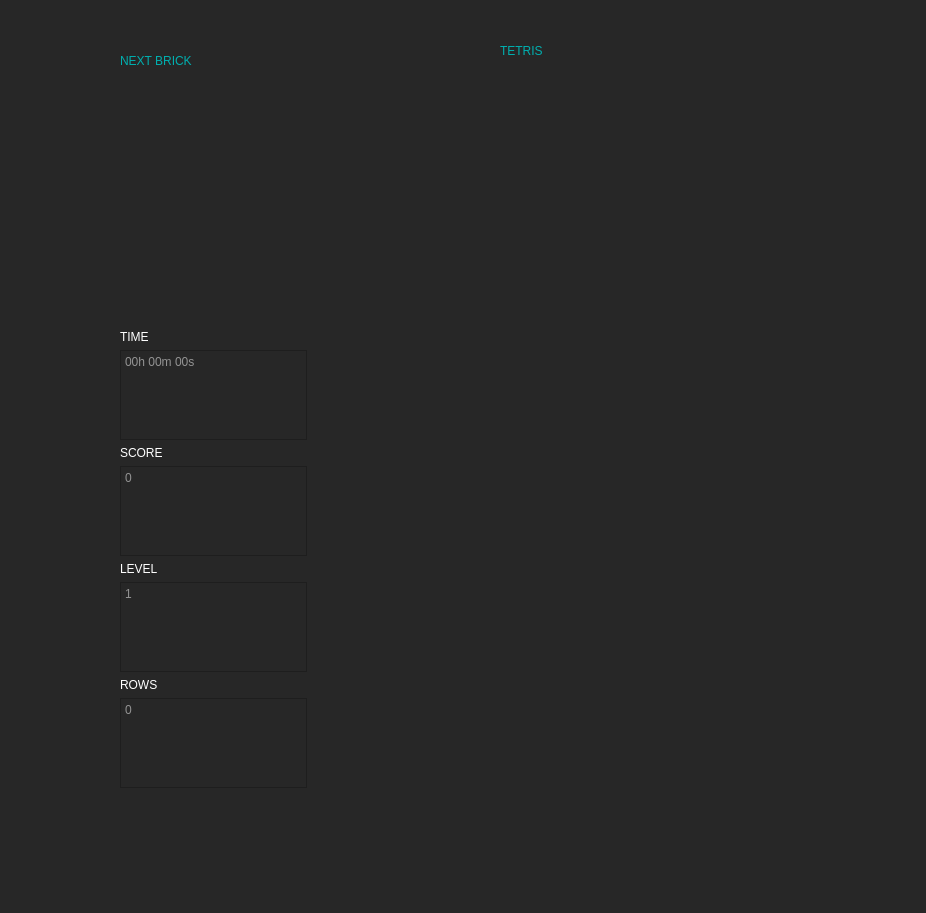
<?xml version="1.0" encoding="UTF-8"?>
<ui version="4.0">
 <class>GameBoard</class>
 <widget class="QMainWindow" name="GameBoard">
  <property name="geometry">
   <rect>
    <x>0</x>
    <y>0</y>
    <width>926</width>
    <height>913</height>
   </rect>
  </property>
  <property name="maximumSize">
   <size>
    <width>16777215</width>
    <height>16777215</height>
   </size>
  </property>
  <property name="mouseTracking">
   <bool>true</bool>
  </property>
  <property name="focusPolicy">
   <enum>Qt::WheelFocus</enum>
  </property>
  <property name="windowTitle">
   <string>MainWindow</string>
  </property>
  <property name="styleSheet">
   <string notr="true">background-color: rgb(39, 39, 39);</string>
  </property>
  <widget class="QWidget" name="centralwidget">
   <widget class="QTableWidget" name="BoardTableWidget">
    <property name="geometry">
     <rect>
      <x>400</x>
      <y>90</y>
      <width>391</width>
      <height>371</height>
     </rect>
    </property>
    <property name="sizePolicy">
     <sizepolicy hsizetype="Preferred" vsizetype="Preferred">
      <horstretch>0</horstretch>
      <verstretch>0</verstretch>
     </sizepolicy>
    </property>
    <property name="cursor" stdset="0">
     <cursorShape>ArrowCursor</cursorShape>
    </property>
    <property name="mouseTracking">
     <bool>false</bool>
    </property>
    <property name="focusPolicy">
     <enum>Qt::NoFocus</enum>
    </property>
    <property name="acceptDrops">
     <bool>true</bool>
    </property>
    <property name="styleSheet">
     <string notr="true">border: none;</string>
    </property>
    <property name="lineWidth">
     <number>0</number>
    </property>
    <property name="verticalScrollBarPolicy">
     <enum>Qt::ScrollBarAlwaysOff</enum>
    </property>
    <property name="horizontalScrollBarPolicy">
     <enum>Qt::ScrollBarAlwaysOff</enum>
    </property>
    <property name="sizeAdjustPolicy">
     <enum>QAbstractScrollArea::AdjustToContents</enum>
    </property>
    <property name="gridStyle">
     <enum>Qt::DashLine</enum>
    </property>
   </widget>
   <widget class="QWidget" name="gridLayoutWidget">
    <property name="geometry">
     <rect>
      <x>120</x>
      <y>330</y>
      <width>187</width>
      <height>458</height>
     </rect>
    </property>
    <layout class="QGridLayout" name="gameInformations" rowstretch="0,0,0,0,0,0,0,0">
     <property name="horizontalSpacing">
      <number>6</number>
     </property>
     <item row="3" column="0">
      <layout class="QHBoxLayout" name="horizontalLayout">
       <item>
        <widget class="QTextEdit" name="ScoreTextEdit">
         <property name="enabled">
          <bool>true</bool>
         </property>
         <property name="cursor" stdset="0">
          <cursorShape>IBeamCursor</cursorShape>
         </property>
         <property name="mouseTracking">
          <bool>true</bool>
         </property>
         <property name="styleSheet">
          <string notr="true">color: rgb(255, 255, 255);
font: 36pt &quot;Showcard Gothic&quot;;</string>
         </property>
         <property name="readOnly">
          <bool>true</bool>
         </property>
         <property name="placeholderText">
          <string>0</string>
         </property>
        </widget>
       </item>
      </layout>
     </item>
     <item row="7" column="0">
      <layout class="QHBoxLayout" name="horizontalLayout_4">
       <item>
        <widget class="QTextEdit" name="RowsTextEdit">
         <property name="enabled">
          <bool>true</bool>
         </property>
         <property name="cursor" stdset="0">
          <cursorShape>IBeamCursor</cursorShape>
         </property>
         <property name="mouseTracking">
          <bool>true</bool>
         </property>
         <property name="styleSheet">
          <string notr="true">font: 36pt &quot;Showcard Gothic&quot;;
color: rgb(255, 255, 255);</string>
         </property>
         <property name="readOnly">
          <bool>true</bool>
         </property>
         <property name="placeholderText">
          <string>0</string>
         </property>
        </widget>
       </item>
      </layout>
     </item>
     <item row="0" column="0">
      <widget class="QLabel" name="label_6">
       <property name="enabled">
        <bool>true</bool>
       </property>
       <property name="layoutDirection">
        <enum>Qt::LeftToRight</enum>
       </property>
       <property name="styleSheet">
        <string notr="true">color: rgb(255, 255, 255);
font: 700 18pt &quot;Segoe UI&quot;;</string>
       </property>
       <property name="text">
        <string>TIME</string>
       </property>
       <property name="alignment">
        <set>Qt::AlignLeading|Qt::AlignLeft|Qt::AlignTop</set>
       </property>
      </widget>
     </item>
     <item row="4" column="0">
      <widget class="QLabel" name="label_3">
       <property name="styleSheet">
        <string notr="true">color: rgb(255, 255, 255);
font: 700 18pt &quot;Segoe UI&quot;;</string>
       </property>
       <property name="text">
        <string>LEVEL</string>
       </property>
       <property name="alignment">
        <set>Qt::AlignLeading|Qt::AlignLeft|Qt::AlignTop</set>
       </property>
      </widget>
     </item>
     <item row="5" column="0">
      <layout class="QHBoxLayout" name="horizontalLayout_2">
       <item>
        <widget class="QTextEdit" name="LevelTextEdit">
         <property name="enabled">
          <bool>true</bool>
         </property>
         <property name="cursor" stdset="0">
          <cursorShape>IBeamCursor</cursorShape>
         </property>
         <property name="mouseTracking">
          <bool>false</bool>
         </property>
         <property name="acceptDrops">
          <bool>false</bool>
         </property>
         <property name="styleSheet">
          <string notr="true">font: 36pt &quot;Showcard Gothic&quot;;
color: rgb(255, 255, 255);</string>
         </property>
         <property name="readOnly">
          <bool>true</bool>
         </property>
         <property name="placeholderText">
          <string>1</string>
         </property>
        </widget>
       </item>
      </layout>
     </item>
     <item row="2" column="0">
      <widget class="QLabel" name="label_2">
       <property name="enabled">
        <bool>true</bool>
       </property>
       <property name="layoutDirection">
        <enum>Qt::LeftToRight</enum>
       </property>
       <property name="styleSheet">
        <string notr="true">color: rgb(255, 255, 255);
font: 700 18pt &quot;Segoe UI&quot;;</string>
       </property>
       <property name="text">
        <string>SCORE</string>
       </property>
       <property name="alignment">
        <set>Qt::AlignLeading|Qt::AlignLeft|Qt::AlignTop</set>
       </property>
      </widget>
     </item>
     <item row="6" column="0">
      <widget class="QLabel" name="label_4">
       <property name="enabled">
        <bool>true</bool>
       </property>
       <property name="styleSheet">
        <string notr="true">color: rgb(255, 255, 255);
font: 700 18pt &quot;Segoe UI&quot;;</string>
       </property>
       <property name="text">
        <string>ROWS</string>
       </property>
       <property name="alignment">
        <set>Qt::AlignLeading|Qt::AlignLeft|Qt::AlignTop</set>
       </property>
      </widget>
     </item>
     <item row="1" column="0">
      <widget class="QTextEdit" name="timer">
       <property name="enabled">
        <bool>true</bool>
       </property>
       <property name="cursor" stdset="0">
        <cursorShape>IBeamCursor</cursorShape>
       </property>
       <property name="mouseTracking">
        <bool>true</bool>
       </property>
       <property name="styleSheet">
        <string notr="true">color: rgb(255, 255, 255);
font: 20pt &quot;Showcard Gothic&quot;;</string>
       </property>
       <property name="verticalScrollBarPolicy">
        <enum>Qt::ScrollBarAlwaysOff</enum>
       </property>
       <property name="horizontalScrollBarPolicy">
        <enum>Qt::ScrollBarAlwaysOff</enum>
       </property>
       <property name="readOnly">
        <bool>true</bool>
       </property>
       <property name="placeholderText">
        <string>00h 00m 00s</string>
       </property>
      </widget>
     </item>
    </layout>
   </widget>
   <widget class="QLabel" name="label">
    <property name="geometry">
     <rect>
      <x>500</x>
      <y>30</y>
      <width>171</width>
      <height>41</height>
     </rect>
    </property>
    <property name="cursor">
     <cursorShape>IBeamCursor</cursorShape>
    </property>
    <property name="styleSheet">
     <string notr="true">font: 36pt &quot;Showcard Gothic&quot;;
color: rgb(0, 175, 175);</string>
    </property>
    <property name="text">
     <string>TETRIS</string>
    </property>
   </widget>
   <widget class="QTableWidget" name="nextBrick">
    <property name="geometry">
     <rect>
      <x>110</x>
      <y>90</y>
      <width>201</width>
      <height>201</height>
     </rect>
    </property>
    <property name="sizePolicy">
     <sizepolicy hsizetype="Preferred" vsizetype="Preferred">
      <horstretch>0</horstretch>
      <verstretch>0</verstretch>
     </sizepolicy>
    </property>
    <property name="focusPolicy">
     <enum>Qt::NoFocus</enum>
    </property>
    <property name="acceptDrops">
     <bool>true</bool>
    </property>
    <property name="styleSheet">
     <string notr="true">border: none;</string>
    </property>
    <property name="lineWidth">
     <number>0</number>
    </property>
    <property name="verticalScrollBarPolicy">
     <enum>Qt::ScrollBarAlwaysOff</enum>
    </property>
    <property name="horizontalScrollBarPolicy">
     <enum>Qt::ScrollBarAlwaysOff</enum>
    </property>
    <property name="sizeAdjustPolicy">
     <enum>QAbstractScrollArea::AdjustToContents</enum>
    </property>
    <property name="gridStyle">
     <enum>Qt::DashLine</enum>
    </property>
   </widget>
   <widget class="QLabel" name="label_5">
    <property name="geometry">
     <rect>
      <x>120</x>
      <y>40</y>
      <width>191</width>
      <height>41</height>
     </rect>
    </property>
    <property name="cursor">
     <cursorShape>IBeamCursor</cursorShape>
    </property>
    <property name="styleSheet">
     <string notr="true">font: 22pt &quot;Showcard Gothic&quot;;
color: rgb(0, 175, 175);</string>
    </property>
    <property name="text">
     <string>NEXT BRICK</string>
    </property>
   </widget>
  </widget>
  <widget class="QStatusBar" name="statusbar"/>
  <widget class="QMenuBar" name="menuBar">
   <property name="geometry">
    <rect>
     <x>0</x>
     <y>0</y>
     <width>926</width>
     <height>21</height>
    </rect>
   </property>
   <property name="font">
    <font>
     <bold>true</bold>
    </font>
   </property>
   <property name="styleSheet">
    <string notr="true">color: white;</string>
   </property>
  </widget>
  <action name="actionkeyA">
   <property name="text">
    <string>keyA</string>
   </property>
   <property name="shortcut">
    <string>A</string>
   </property>
   <property name="menuRole">
    <enum>QAction::NoRole</enum>
   </property>
  </action>
 </widget>
 <resources/>
 <connections/>
</ui>
